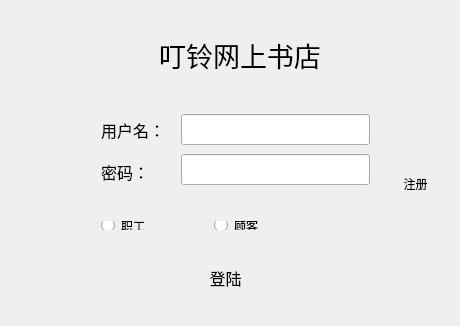
<?xml version="1.0" encoding="UTF-8"?>
<ui version="4.0">
 <class>login</class>
 <widget class="QWidget" name="login">
  <property name="geometry">
   <rect>
    <x>0</x>
    <y>0</y>
    <width>460</width>
    <height>326</height>
   </rect>
  </property>
  <property name="windowTitle">
   <string>欢迎登陆xx书店</string>
  </property>
  <property name="windowIcon">
   <iconset resource="pic.qrc">
    <normaloff>:/book.ico</normaloff>:/book.ico</iconset>
  </property>
  <property name="autoFillBackground">
   <bool>true</bool>
  </property>
  <property name="styleSheet">
   <string notr="true"/>
  </property>
  <widget class="QFrame" name="frame">
   <property name="geometry">
    <rect>
     <x>-20</x>
     <y>-10</y>
     <width>501</width>
     <height>341</height>
    </rect>
   </property>
   <property name="autoFillBackground">
    <bool>true</bool>
   </property>
   <property name="styleSheet">
    <string notr="true"/>
   </property>
   <property name="frameShape">
    <enum>QFrame::StyledPanel</enum>
   </property>
   <property name="frameShadow">
    <enum>QFrame::Raised</enum>
   </property>
   <widget class="QLabel" name="label">
    <property name="geometry">
     <rect>
      <x>150</x>
      <y>40</y>
      <width>220</width>
      <height>50</height>
     </rect>
    </property>
    <property name="minimumSize">
     <size>
      <width>220</width>
      <height>50</height>
     </size>
    </property>
    <property name="maximumSize">
     <size>
      <width>220</width>
      <height>50</height>
     </size>
    </property>
    <property name="font">
     <font>
      <family>Adobe Devanagari</family>
      <pointsize>20</pointsize>
     </font>
    </property>
    <property name="text">
     <string>叮铃网上书店</string>
    </property>
    <property name="textFormat">
     <enum>Qt::AutoText</enum>
    </property>
    <property name="alignment">
     <set>Qt::AlignCenter</set>
    </property>
   </widget>
   <widget class="QWidget" name="verticalLayoutWidget_2">
    <property name="geometry">
     <rect>
      <x>190</x>
      <y>110</y>
      <width>211</width>
      <height>101</height>
     </rect>
    </property>
    <layout class="QVBoxLayout" name="verticalLayout_3">
     <item>
      <widget class="QLineEdit" name="account">
       <property name="font">
        <font>
         <family>微软雅黑</family>
         <pointsize>12</pointsize>
        </font>
       </property>
      </widget>
     </item>
     <item>
      <widget class="QLineEdit" name="password">
       <property name="font">
        <font>
         <family>Adobe Devanagari</family>
         <pointsize>12</pointsize>
        </font>
       </property>
      </widget>
     </item>
    </layout>
   </widget>
   <widget class="QPushButton" name="pushButton">
    <property name="geometry">
     <rect>
      <x>190</x>
      <y>267</y>
      <width>111</width>
      <height>41</height>
     </rect>
    </property>
    <property name="font">
     <font>
      <family>Adobe Devanagari</family>
      <pointsize>12</pointsize>
     </font>
    </property>
    <property name="text">
     <string>登陆</string>
    </property>
    <property name="shortcut">
     <string>Return</string>
    </property>
    <property name="flat">
     <bool>true</bool>
    </property>
   </widget>
   <widget class="QWidget" name="verticalLayoutWidget">
    <property name="geometry">
     <rect>
      <x>110</x>
      <y>110</y>
      <width>82</width>
      <height>101</height>
     </rect>
    </property>
    <layout class="QVBoxLayout" name="verticalLayout_2">
     <item>
      <widget class="QLabel" name="label_2">
       <property name="font">
        <font>
         <family>Adobe Devanagari</family>
         <pointsize>12</pointsize>
        </font>
       </property>
       <property name="text">
        <string>用户名：</string>
       </property>
      </widget>
     </item>
     <item>
      <widget class="QLabel" name="label_3">
       <property name="font">
        <font>
         <family>Adobe Devanagari</family>
         <pointsize>12</pointsize>
        </font>
       </property>
       <property name="text">
        <string>密码：</string>
       </property>
      </widget>
     </item>
    </layout>
   </widget>
   <widget class="QGroupBox" name="groupBox">
    <property name="geometry">
     <rect>
      <x>110</x>
      <y>220</y>
      <width>291</width>
      <height>41</height>
     </rect>
    </property>
    <property name="styleSheet">
     <string notr="true">border:none</string>
    </property>
    <property name="title">
     <string/>
    </property>
    <widget class="QWidget" name="horizontalLayoutWidget">
     <property name="geometry">
      <rect>
       <x>0</x>
       <y>0</y>
       <width>241</width>
       <height>31</height>
      </rect>
     </property>
     <layout class="QHBoxLayout" name="horizontalLayout">
      <item>
       <widget class="QRadioButton" name="rad1">
        <property name="text">
         <string>职工</string>
        </property>
       </widget>
      </item>
      <item>
       <widget class="QRadioButton" name="rad2">
        <property name="text">
         <string>顾客</string>
        </property>
       </widget>
      </item>
     </layout>
    </widget>
   </widget>
   <widget class="QPushButton" name="pushButton_2">
    <property name="geometry">
     <rect>
      <x>400</x>
      <y>180</y>
      <width>71</width>
      <height>28</height>
     </rect>
    </property>
    <property name="text">
     <string>注册</string>
    </property>
    <property name="flat">
     <bool>true</bool>
    </property>
   </widget>
  </widget>
 </widget>
 <layoutdefault spacing="6" margin="11"/>
 <resources>
  <include location="pic.qrc"/>
 </resources>
 <connections/>
</ui>
